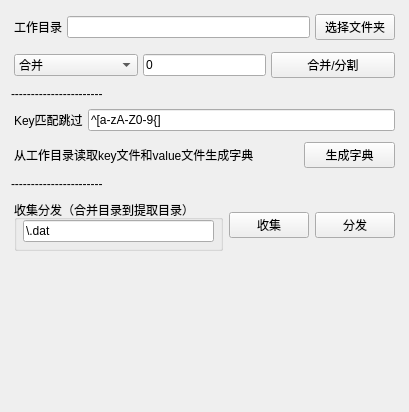
      <widget class="QWidget" name="tab_3">
       <attribute name="title">
        <string>合并分割</string>
       </attribute>
       <layout class="QVBoxLayout" name="verticalLayout_2">
        <item>
         <widget class="QWidget" name="widget_4" native="true">
          <property name="maximumSize">
           <size>
            <width>16777215</width>
            <height>60</height>
           </size>
          </property>
          <layout class="QHBoxLayout" name="horizontalLayout_8">
           <property name="spacing">
            <number>5</number>
           </property>
           <property name="leftMargin">
            <number>3</number>
           </property>
           <property name="topMargin">
            <number>3</number>
           </property>
           <property name="rightMargin">
            <number>3</number>
           </property>
           <property name="bottomMargin">
            <number>3</number>
           </property>
           <item>
            <widget class="QLabel" name="mergeDirLabel">
             <property name="maximumSize">
              <size>
               <width>16777215</width>
               <height>100</height>
              </size>
             </property>
             <property name="text">
              <string>工作目录</string>
             </property>
            </widget>
           </item>
           <item>
            <widget class="QLineEdit" name="mergeDirEdit"/>
           </item>
           <item>
            <widget class="QPushButton" name="mergeDirButton">
             <property name="text">
              <string> 选择文件夹 </string>
             </property>
            </widget>
           </item>
          </layout>
         </widget>
        </item>
        <item>
         <widget class="QWidget" name="widget_3" native="true">
          <property name="minimumSize">
           <size>
            <width>0</width>
            <height>0</height>
           </size>
          </property>
          <property name="maximumSize">
           <size>
            <width>16777215</width>
            <height>65</height>
           </size>
          </property>
          <layout class="QHBoxLayout" name="horizontalLayout_3" stretch="1,1,1">
           <property name="spacing">
            <number>5</number>
           </property>
           <property name="leftMargin">
            <number>3</number>
           </property>
           <property name="topMargin">
            <number>3</number>
           </property>
           <property name="rightMargin">
            <number>3</number>
           </property>
           <property name="bottomMargin">
            <number>3</number>
           </property>
           <item>
            <widget class="QComboBox" name="mergeFuncBox">
             <item>
              <property name="text">
               <string>合并</string>
              </property>
             </item>
             <item>
              <property name="text">
               <string>分割</string>
              </property>
             </item>
            </widget>
           </item>
           <item>
            <widget class="QLineEdit" name="mergeLineEdit">
             <property name="text">
              <string>0</string>
             </property>
            </widget>
           </item>
           <item>
            <widget class="QPushButton" name="mergeButton">
             <property name="text">
              <string>合并/分割</string>
             </property>
            </widget>
           </item>
          </layout>
         </widget>
        </item>
        <item>
         <widget class="QLabel" name="label_3">
          <property name="text">
           <string>-----------------------</string>
          </property>
         </widget>
        </item>
        <item>
         <widget class="QWidget" name="widget_7" native="true">
          <layout class="QHBoxLayout" name="horizontalLayout_5">
           <property name="spacing">
            <number>5</number>
           </property>
           <property name="leftMargin">
            <number>3</number>
           </property>
           <property name="topMargin">
            <number>2</number>
           </property>
           <property name="rightMargin">
            <number>3</number>
           </property>
           <property name="bottomMargin">
            <number>2</number>
           </property>
           <item>
            <widget class="QLabel" name="label_4">
             <property name="text">
              <string>Key匹配跳过</string>
             </property>
            </widget>
           </item>
           <item>
            <widget class="QLineEdit" name="skipRegEdit">
             <property name="text">
              <string>^[a-zA-Z0-9{]</string>
             </property>
            </widget>
           </item>
          </layout>
         </widget>
        </item>
        <item>
         <widget class="QWidget" name="widget_8" native="true">
          <layout class="QHBoxLayout" name="horizontalLayout_6" stretch="3,1,2">
           <property name="spacing">
            <number>5</number>
           </property>
           <property name="leftMargin">
            <number>3</number>
           </property>
           <property name="topMargin">
            <number>3</number>
           </property>
           <property name="rightMargin">
            <number>3</number>
           </property>
           <property name="bottomMargin">
            <number>3</number>
           </property>
           <item>
            <widget class="QLabel" name="label_2">
             <property name="text">
              <string>从工作目录读取key文件和value文件生成字典</string>
             </property>
            </widget>
           </item>
           <item>
            <spacer name="horizontalSpacer">
             <property name="orientation">
              <enum>Qt::Horizontal</enum>
             </property>
             <property name="sizeHint" stdset="0">
              <size>
               <width>40</width>
               <height>20</height>
              </size>
             </property>
            </spacer>
           </item>
           <item>
            <widget class="QPushButton" name="createDicButton">
             <property name="text">
              <string>生成字典</string>
             </property>
            </widget>
           </item>
          </layout>
         </widget>
        </item>
        <item>
         <widget class="QLabel" name="label_6">
          <property name="text">
           <string>-----------------------</string>
          </property>
         </widget>
        </item>
        <item>
         <widget class="QWidget" name="widget_12" native="true">
          <layout class="QHBoxLayout" name="horizontalLayout_15" stretch="1,1,1">
           <property name="spacing">
            <number>6</number>
           </property>
           <property name="leftMargin">
            <number>3</number>
           </property>
           <property name="topMargin">
            <number>3</number>
           </property>
           <property name="rightMargin">
            <number>3</number>
           </property>
           <item>
            <widget class="QGroupBox" name="groupBox_4">
             <property name="title">
              <string>收集分发（合并目录到提取目录）</string>
             </property>
             <layout class="QHBoxLayout" name="horizontalLayout_16">
              <property name="spacing">
               <number>6</number>
              </property>
              <property name="leftMargin">
               <number>6</number>
              </property>
              <property name="topMargin">
               <number>0</number>
              </property>
              <property name="rightMargin">
               <number>6</number>
              </property>
              <property name="bottomMargin">
               <number>6</number>
              </property>
              <item>
               <widget class="QLineEdit" name="collectEdit">
                <property name="text">
                 <string>\.dat</string>
                </property>
               </widget>
              </item>
             </layout>
            </widget>
           </item>
           <item>
            <widget class="QPushButton" name="collectButton">
             <property name="text">
              <string>收集</string>
             </property>
            </widget>
           </item>
           <item>
            <widget class="QPushButton" name="distButton">
             <property name="text">
              <string>分发</string>
             </property>
            </widget>
           </item>
          </layout>
         </widget>
        </item>
        <item>
         <spacer name="verticalSpacer_2">
          <property name="orientation">
           <enum>Qt::Vertical</enum>
          </property>
          <property name="sizeHint" stdset="0">
           <size>
            <width>20</width>
            <height>141</height>
           </size>
          </property>
         </spacer>
        </item>
       </layout>
      </widget>
